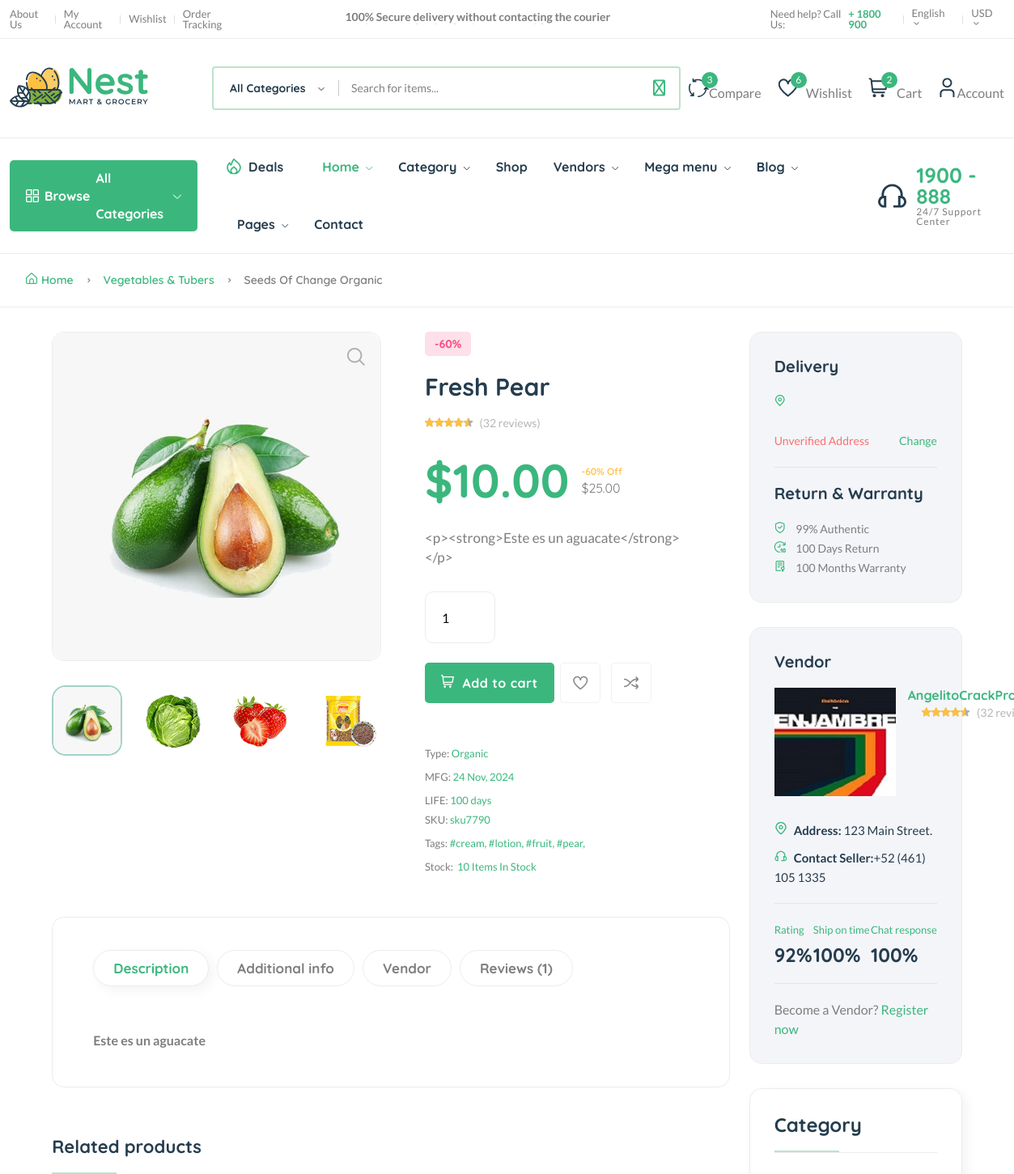
The page /product/c14db3ec2g5dhf5g543323/ (upper part) on the database as committed earlier.
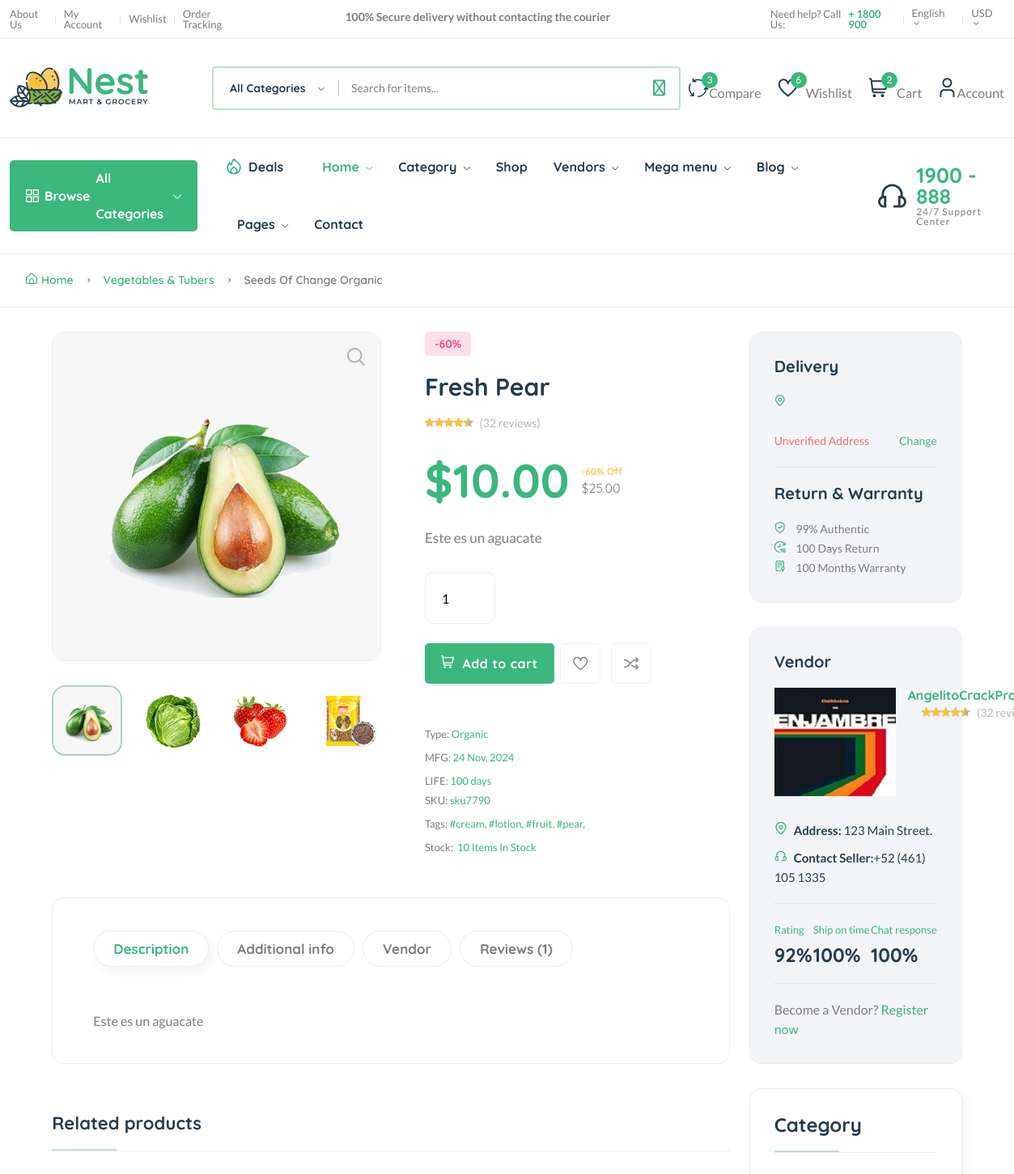
The same page on the database as committed later.
### core/models.py (models this page shows, shortened)
class Product(models.Model):
    pid = ShortUUIDField(unique=True, max_length=22, alphabet="abcdefgh12345")
    user = models.ForeignKey(User, on_delete=models.SET_NULL, null=True)
    category = models.ForeignKey(Category, on_delete=models.SET_NULL, null=True, related_name="category")
    vendor = models.ForeignKey(Vendor, on_delete=models.SET_NULL, null=True, related_name="product")
    title = models.CharField(max_length=100, default="Fresh Pear")
    image = models.ImageField(upload_to=user_directory_path, default="product.jpg")
    description =  models.TextField(null=True, blank=True, default="This is the product")
    price = models.DecimalField(max_digits=99999999999999, decimal_places=2, default="1.99")
    old_price = models.DecimalField(max_digits=99999999999999, decimal_places=2, default="2.99")
    specifications = RichTextUploadingField(null=True, blank=True)
    type = models.CharField(max_length=100, default="Organic", null=True, blank=True)
    stock_count = models.CharField(max_length=100 ,default="10", null=True, blank=True)
    life = models.CharField(max_length=100, default="100 days", null=True, blank=True)
    mfd = models.DateTimeField(auto_now_add=False, null=True, blank=True)
    tags = TaggableManager(blank=True)
    product_status = models.CharField(choices=STATUS, max_length=10, default="in_review")
    status = models.BooleanField(default=True)
    in_stock = models.BooleanField(default=True)
    featured = models.BooleanField(default=False)
    digital = models.BooleanField(default=False)
    sku = ShortUUIDField(unique=True, max_length=10, prefix="sku", alphabet="1234567890")
    date = models.DateTimeField(auto_now_add=True)
    updated = models.DateTimeField(null=True, blank=True)
    class Meta:
        verbose_name_plural = "Products"
    def get_precentage(self):
        new_price = ((self.old_price - self.price)/ self.old_price) * 100
        return new_price

class Vendor(models.Model):
    vid = ShortUUIDField(unique=True, max_length=20, prefix="ven", alphabet="abcdefgh12345")
    title = models.CharField(max_length=100, default="AngelitoCrackPro777")
    image = models.ImageField(upload_to=user_directory_path, default="vendor.jpg")
    cover_image = models.ImageField(upload_to=user_directory_path, default="vendor.jpg")
    description =  RichTextUploadingField(null=True, blank=True, default="Soy el mejor vendedor")
    address = models.CharField(max_length=100, default="123 Main Street.")
    contact = models.CharField(max_length=100, default="+52 (461) 105 1335")
    chat_resp_time = models.CharField(max_length=100, default="100")
    shipping_on_time = models.CharField(max_length=100, default="100")
    authentic_rating = models.CharField(max_length=100, default="100")
    days_return = models.CharField(max_length=100, default="100")
    warranty_period = models.CharField(max_length=100, default="100")
    user = models.ForeignKey(User, on_delete=models.SET_NULL, null=True)
    date = models.DateTimeField(auto_now_add=True, null=True, blank=True)
    class Meta:
        verbose_name_plural = "Vendors"

### core/views.py (the view)
# urls.py: path("product/<pid>/", product_detail_view, name="product-detail"),
def product_detail_view(request, pid):
    product = Product.objects.get(pid=pid)
    products = Product.objects.filter(category=product.category).exclude(pid=pid)
    reviews = ProductReview.objects.filter(product=product).order_by("-date")
    average_rating = ProductReview.objects.filter(product=product).aggregate(rating=Avg('rating'))
    review_form = ProductReviewForm()
    make_review = True
    if request.user.is_authenticated:
        user_review_count = ProductReview.objects.filter(user=request.user, product=product).count()
        if user_review_count > 0:
            make_review = False
    p_image = product.p_images.all()
    context = {
        "p":product,
        "make_review":make_review,
        "review_form":review_form,
        "p_image":p_image,
        "average_rating":average_rating,
        "reviews":reviews,
        "products":products,
    }
    return render(request, "core/product-detail.html", context)

### core/forms.py
class ProductReviewForm(forms.ModelForm):
    review = forms.CharField(widget=forms.Textarea(attrs={'placeholder':'Write review'}))
    class Meta:
        model = ProductReview
        fields = ['review','rating']

### core/context_processor.py (called while the page is built)
def default(request):
    categories = Category.objects.all()
    vendors = Vendor.objects.all()
    min_max_price = Product.objects.aggregate(Min("price"), Max("price"))
    try:
        address = Address.objects.get(user=request.user)
    except:
        address = None
    return {
        'categories':categories,
        'address':address,
        'vendors':vendors,
        'min_max_price':min_max_price
    }

### templates/core/product-detail.html (shortened to what the changed rows need)
{% extends 'partials/base.html' %}
{% load static %}
{% block content %}
    <main class="main">
        <div class="container mb-30">
            <div class="row">
                <div class="col-xl-11 col-lg-12 m-auto">
                    <div class="row">
                        <div class="col-xl-9">
                            <div class="product-detail accordion-detail">
                                <div class="row mb-50 mt-30">
                                    <div class="col-md-6 col-sm-12 col-xs-12 mb-md-0 mb-sm-5">
                                        <div class="detail-gallery">
                                            <div class="product-image-slider">
                                                <figure class="border-radius-10">
                                                    <img src="{{p.image.url}}" alt="product image" />
                                                </figure>
                                            </div>
                                            <div class="slider-nav-thumbnails">
                                                <div><img src="{{p.image.url}}" alt="product image" /></div>
                                            </div>
                                        </div>
                                    </div>
                                    <div class="col-md-6 col-sm-12 col-xs-12">
                                        <div class="detail-info pr-30 pl-30">
                                            <span class="stock-status out-stock"> -{{p.get_precentage|floatformat:0}}% </span>
                                            <h2 class="title-detail">{{p.title}}</h2>
                                            <div class="product-detail-rating">
                                                <div class="product-rate-cover text-end">
                                                </div>
                                            </div>
                                            <div class="clearfix product-price-cover">
                                                <div class="product-price primary-color float-left">
                                                    <span class="current-price text-brand">$</span><span class="current-price text-brand" id="prueba2">{{p.price}}</span>
                                                    <span>
                                                        <span class="save-price font-md color3 ml-15">-{{p.get_precentage|floatformat:0}}% Off</span>
                                                    <span class="font-md ml-15" id="prueba1">${{p.old_price}}</span>
                                                    </span>
                                                </div>
                                            </div>
                                            <div class="short-desc mb-30">
                                                <p class="font-lg">{{p.description|truncatechars:100}}</p>
                                            </div>
                                            <div class="detail-extralink mb-50">
                                                <input type="number" value="1" name="" id="product-quantity" class="w-25">
                                                <br>
                                                <br>
                                                <div class="product-extra-link2">
                                                </div>
                                            </div>
                                            <div class="font-xs">
                                                <ul class="mr-50 float-start">
                                                    <li class="mb-5">Type: <span class="text-brand">{{p.type}}</span></li>
                                                    <li class="mb-5">MFG:<span class="text-brand"> {{p.mfd|date:"d M, Y"}}</span></li>
                                                    <li>LIFE: <span class="text-brand">{{p.life}}</span></li>
                                                </ul>
                                                <ul class="float-start">
                                                    <li class="mb-5">SKU: <a href="#">{{p.sku}}</a></li>
                                                    <li>Stock:<span class="in-stock text-brand ml-5">{{p.stock_count}} Items In Stock</span></li>
                                                </ul>
                                            </div>
                                        </div>
                                    </div>
                                </div>
                                <div class="product-info">
                                    <div class="tab-style3">
                                        <div class="tab-content shop_info_tab entry-main-content">
                                            <div class="tab-pane fade show active" id="Description">
                                                <div class="">
                                                    <p>
                                                        {{p.description|safe}}
                                                    </p>
                                                </div>
                                            </div>
                                        </div>
                                    </div>
                                </div>
                                <div class="row mt-60">
                                    {% if products %}
                                    <div class="col-12">
                                        <h2 class="section-title style-1 mb-30">Related products</h2>
                                    </div>
                                    {% endif %}
                                </div>
                            </div>
                        </div>
                        <div class="col-xl-3 primary-sidebar sticky-sidebar mt-30">
                            <div class="sidebar-widget widget-delivery mb-30 bg-grey-9 box-shadow-none">
                                <ul>
                                    <li>
                                        <i class="fi fi-rs-shield-check mr-10 text-brand"></i>
                                        <span> {{p.vendor.authentic_rating}}% Authentic </span>
                                    </li>
                                    <li>
                                        <i class="fi fi-rs-time-forward-ten mr-10 text-brand"></i>
                                        <span> {{p.vendor.days_return}} Days Return </span>
                                    </li>
                                    <li>
                                        <i class="fi fi-rs-diploma mr-10 text-brand"></i>
                                        <span> {{p.vendor.warranty_period}} Months Warranty </span>
                                    </li>
                                </ul>
                            </div>
                            <div class="sidebar-widget widget-vendor mb-30 bg-grey-9 box-shadow-none">
                                <div class="vendor-logo d-flex mb-30">
                                    <img src="{{p.vendor.image.url}}" alt="" />
                                    <div class="vendor-name ml-15">
                                        <h6>
                                            <a href="vendor-details-2.html">{{p.vendor.title}}</a>
                                        </h6>
                                        <div class="product-rate-cover text-end">
                                        </div>
                                    </div>
                                </div>
                                <ul class="contact-infor">
                                    <li><img src="{% static 'assets/imgs/theme/icons/icon-location.svg' %}" alt="" /><strong>Address: </strong> <span>{{p.vendor.address}}</span></li>
                                    <li><img src="{% static 'assets/imgs/theme/icons/icon-contact.svg' %}" alt="" /><strong>Contact Seller:</strong><span>{{p.vendor.contact}}</span></li>
                                </ul>
                                <div class="d-flex justify-content-between">
                                    <div>
                                        <p class="text-brand font-xs">Ship on time</p>
                                        <h4 class="mb-0">{{p.vendor.shipping_on_time}}%</h4>
                                    </div>
                                    <div>
                                        <p class="text-brand font-xs">Chat response</p>
                                        <h4 class="mb-0">{{p.vendor.chat_resp_time}}%</h4>
                                    </div>
                                </div>
                            </div>
                        </div>
                    </div>
                </div>
            </div>
        </div>
    </main>
{% endblock content %}

Rows that differ between the two databases and show on the page:
changed Product "Fresh Pear": description "<p><strong>Este es un aguacate</strong></p>" → "Este es un aguacate"
